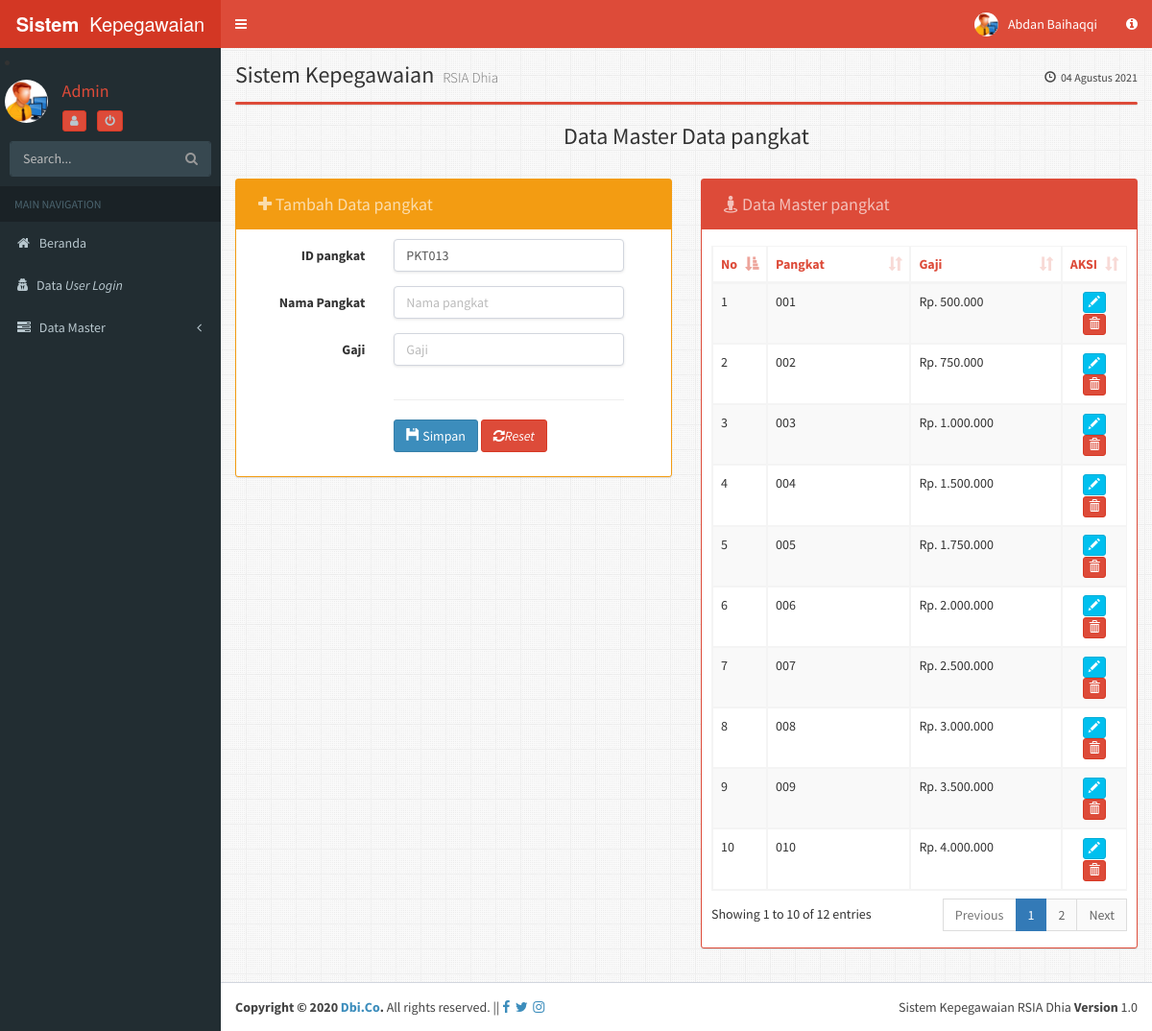
Screenshot of /admin/?module=pangkat (signed in) with the database file from the repository.
### tables this page shows
CREATE TABLE IF NOT EXISTS `pangkat` (
  `id_pangkat` varchar(20) NOT NULL,
  `nm_pangkat` varchar(32) NOT NULL,
  `gaji` double NOT NULL
);

### admin/inc/inc.library.php (called while the page is built, shortened)
<?php
function Indonesia2Tgl($tanggal){
	 $namaBln = array("01" => "Januari", "02" => "Februari", "03" => "Maret", "04" => "April", "05" => "Mei", "06" => "Juni",
					 "07" => "Juli", "08" => "Agustus", "09" => "September", "10" => "Oktober", "11" => "November", "12" => "Desember");
	$tgl=substr($tanggal,8,2);
	$bln=substr($tanggal,5,2);
	$thn=substr($tanggal,0,4);
	$tanggal ="$tgl ".$namaBln[$bln]." $thn";
	return $tanggal;
}
function format_angka($angka) {
	$hasil =  number_format($angka,0, ",",".");
	return $hasil;
}
?>

### admin/module/pangkat/pangkat.php (the view, shortened to what this page needs)
<?php
$aksi="module/pangkat/pangkat_aksi.php";
switch($_GET[aksi]){
default:
?>
<h3 class="box-title margin text-center">Data Master Data pangkat</h3>
<br/>
<div class="row">
<div class="col-md-6">
	<div class="box box-solid box-warning">
		<div class="box-header">
		<h3 class="btn btn disabled box-title">
		<i class="fa  fa-plus"></i>
		Tambah Data pangkat</h3>
		</div>
	<div class="box-body">
	<?php
$sql ="SELECT max(id_pangkat) as terakhir from pangkat";
  $hasil = mysql_query($sql);
  $data = mysql_fetch_array($hasil);
  $lastID = $data['terakhir'];
  $lastNoUrut = substr($lastID, 3, 9);
  $nextNoUrut = $lastNoUrut + 1;
  $nextID = "PKT".sprintf("%03s",$nextNoUrut);
?>
	 <form class="form-horizontal" action="<?php echo $aksi?>?module=pangkat&aksi=tambah" role="form" method="post">
  <div class="form-group">
    <label class="col-sm-4 control-label">ID pangkat</label>
    <div class="col-sm-7">
      <input type="text" class="form-control" required="required" name="id_pangkat" value="<?php echo  $nextID; ?>" >
    </div>
  </div>
  <div class="form-group">
    <label class="col-sm-4 control-label">Nama Pangkat</label>
    <div class="col-sm-7">
      <input type="text" class="form-control" required="required" name="nm_pangkat" placeholder="Nama pangkat">
    </div>
  </div>
  <div class="form-group">
    <label class="col-sm-4 control-label">Gaji</label>
    <div class="col-sm-7">
      <input type="number" class="form-control" required="required" name="gaji" placeholder="Gaji">
    </div>
  </div><div class="form-group">
    <label class="col-sm-4"></label>
    <div class="col-sm-7">
	<hr/>
      <button type="submit"name="submit" class="btn btn-primary"><i class="glyphicon glyphicon-floppy-disk"></i> Simpan</button>
<button type="reset" class="btn btn-danger"><i class="fa fa-refresh"></i><i>Reset</i></button>
    </div>
  </div>
</form>
	</div>
</div>
</div>
<div class="col-md-6">
	<div class="box box-solid box-danger">
		<div class="box-header">
		<h3 class="btn disabled box-title">
		<i class="fa  fa-street-view"></i>
		Data Master pangkat</h3>
		</div>
	<div class="box-body">
	<table id="example2" class="table table-bordered table-striped">
<thead>
	<tr class="text-red">
		<th class="col-sm-1">No</th>
		<th>Pangkat</th>
		<th>Gaji</th>
		<th class="col-sm-1">AKSI</th>
	</tr>
</thead>
<tbody>
<?php
$sql = "SELECT * FROM pangkat";
$tampil = mysql_query($sql);
$no=1;
while ($tampilkan = mysql_fetch_array($tampil)) {
$Kode = $tampilkan['id_pangkat'];
?>
	<tr>
	<td><?php echo $no++; ?></td>
	<td><?php echo $tampilkan['nm_pangkat']; ?></td>
	<td>Rp. <?php echo format_angka($tampilkan['gaji']) ; ?></td>
	<td align="center">
	<a class="btn btn-xs btn-info" href="?module=pangkat&aksi=edit&id_pangkat=<?php echo $tampilkan['id_pangkat'];?>" alt="Edit Data"><i class="glyphicon glyphicon-pencil"></i></a>
	<a class="btn btn-xs btn-danger"href="<?php echo $aksi ?>?module=pangkat&aksi=hapus&id_pangkat=<?php echo $tampilkan['id_pangkat'];?>"  alt="Delete Data" onclick="return confirm('ANDA YAKIN AKAN MENGHAPUS DATA <?php echo $Kode; ?>	?')"> <i class="glyphicon glyphicon-trash"></i></a>
	</td>
	<?php
	}
	?>
	</tr>
			</tbody>
		</table>
	</div>
</div>
</div>
</div>
<?php
break;
?>
<?php
}
?>

### admin/index.php (shortened to what this page needs)
<?php
include 'inc/inc.library.php';
?>
<!DOCTYPE html>
<html>
  <head>
    <link href="../aset/plugins/daterangepicker/daterangepicker-bs3.css" rel="stylesheet" type="text/css" />
    <link href="../aset/plugins/iCheck/all.css" rel="stylesheet" type="text/css" />
    <link href="../aset/plugins/colorpicker/bootstrap-colorpicker.min.css" rel="stylesheet"/>
    <link href="../aset/plugins/timepicker/bootstrap-timepicker.min.css" rel="stylesheet"/>
    <link href="../aset/dist/css/skins/_all-skins.min.css" rel="stylesheet" type="text/css" />
    <link href="../aset/plugins/iCheck/all.css" rel="stylesheet" type="text/css" />
    <link href="../aset/bootstrap/css/bootstrap.min.css" rel="stylesheet" type="text/css" />
    <link href="https://maxcdn.bootstrapcdn.com/font-awesome/4.3.0/css/font-awesome.min.css" rel="stylesheet" type="text/css" />
    <link href="https://code.ionicframework.com/ionicons/2.0.1/css/ionicons.min.css" rel="stylesheet" type="text/css" />
    <link href="../aset/plugins/datatables/dataTables.bootstrap.css" rel="stylesheet" type="text/css" />
    <link href="../aset/dist/css/AdminLTE.min.css" rel="stylesheet" type="text/css" />
    <link href="../aset/dist/css/skins/_all-skins.min.css" rel="stylesheet" type="text/css" />
  </head>
  <body class="skin-red sidebar-mini fixed">
    <div class="wrapper">
      <header class="main-header">
        <a href="" class="logo">
          <span class="logo-lg"><b>Sistem&nbsp;</b> Kepegawaian</span>
        </a>
        <nav class="navbar navbar-static-top" role="navigation">
          <a href="#" class="sidebar-toggle" data-toggle="offcanvas" role="button">
          </a>
          <div class="navbar-custom-menu">
            <ul class="nav navbar-nav">
				<li class="dropdown user user-menu">
				<a href="#" class="dropdown-toggle" data-toggle="dropdown">
                  <img src="../aset/dist/img/admin.jpg" class="user-image" alt="User Image"/>
                  <span class="hidden-xs">
				  <?php
				   echo $_SESSION['nama'];
				  ?>
				  </span>
                </a>
              </li>
              <li>
                <a href="#" data-toggle="control-sidebar"><i class="fa fa-info-circle"></i></a>
              </li>
            </ul>
          </div>
        </nav>
      </header>
      <aside class="main-sidebar">
        <section class="sidebar">
         <li style="margin:2%;">
			<table>
			<tr>
			<td rowspan="3"><img src="../aset/dist/img/admin.jpg"style="margin-right:15px;width:45px;height:45px;" class="img-circle" alt="User Image" /></td>
			<th><h4 class="text-red">Admin</h4>
			</th>
			<tr>
			<td><i class="text-red">
				<a href="index.php?module=edit_user&id_user=<?php echo $_SESSION['id'];?>" class="btn btn-xs btn-danger ">&nbsp;<i class="fa fa-user"></i>&nbsp;</a>
				<a href="../logout.php" class="btn btn-xs btn-danger ">&nbsp;<i class="fa fa-power-off"></i>&nbsp;</a>
			</td>
			</tr>
			</tr>
			</table>
			</li>
          <form action="#" method="get" class="sidebar-form">
            <div class="input-group">
              <input type="text" name="q" class="form-control" placeholder="Search..."/>
              <span class="input-group-btn">
                <button type='submit' name='search' id='search-btn' class="btn btn-flat"><i class="fa fa-search"></i></button>
              </span>
            </div>
          </form>
          <ul class="sidebar-menu">
            <li class="header">MAIN NAVIGATION</li>
			<li><a href="?module=home"><i class="fa fa-home"></i> <span>Beranda</span></a></li>
			<li><a href='?module=user' ><i class="fa fa-user-secret"></i><span>Data <i>User Login</i></span></a></li>
			<li class="treeview">
			 <a href="#">
                <i class="fa fa-tasks"></i> <span>Data Master</span> <i class="fa fa-angle-left pull-right"></i>
              </a>
			</li>
          </ul>
        </section>
      </aside>
      <div style="background:url(../images/0.png)repeat;" class="content-wrapper">
        <section  class="content-header">
          <h1> Sistem Kepegawaian
            <small>RSIA Dhia</small>
          </h1>
          <ol class="breadcrumb">
            <li><a href="#"><i class="glyphicon glyphicon-time"></i><?php echo Indonesia2Tgl(date('Y-m-d'));?> </a></li>
          </ol>
        </section>
        <section  class="content">
<div class="box box-danger">
</div>
	<?php include "isi.php";?>
        </section>
      </div>
      <footer class="main-footer">
        <div class="pull-right hidden-xs">
          Sistem Kepegawaian RSIA Dhia <b>Version</b> 1.0
        </div>
        <strong>Copyright &copy; 2020 <a href="#">Dbi.Co</a>.</strong> All rights reserved.
		 || <a href="#"><i class="fa fa-facebook"></i></a>&nbsp;&nbsp;<a href="#"><i class="fa fa-twitter"></i></a>&nbsp;&nbsp;<a href="#"><i class="fa fa-instagram"></i></a>
      </footer>
    </div>
  </body>
</html>

### admin/isi.php (shortened to what this page needs)
<?php
if ($_GET['module'] == "home") {
	include "module/home.php";
}
else if ($_GET['module'] == "pangkat") {
	include "module/pangkat/pangkat.php";
}
?>

### rows the page displays
pangkat: nm_pangkat "001", gaji "500.000"
pangkat: nm_pangkat "002", gaji "750.000"
pangkat: nm_pangkat "003", gaji "1.000.000"
pangkat: nm_pangkat "004", gaji "1.500.000"
pangkat: nm_pangkat "005", gaji "1.750.000"
pangkat: nm_pangkat "006", gaji "2.000.000"
pangkat: nm_pangkat "007", gaji "2.500.000"
pangkat: nm_pangkat "008", gaji "3.000.000"
pangkat: nm_pangkat "009", gaji "3.500.000"
pangkat: nm_pangkat "010", gaji "4.000.000"

### other values shown
$_SESSION['nama'] "Abdan Baihaqqi"
